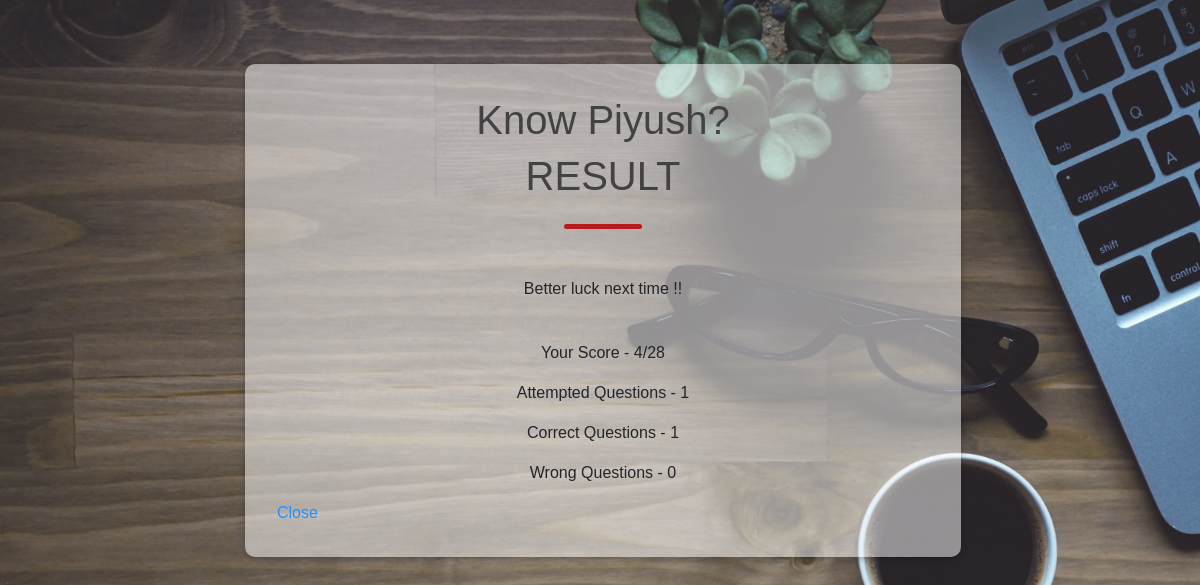
The page /result/57 (signed in) on the database its author committed.
### leaderboard/models.py (models this page shows, shortened)
class leaderboard(models.Model):
	user=models.ForeignKey(User,on_delete=models.CASCADE)
	quiz=models.ForeignKey(quizze,on_delete=models.CASCADE,null=True)
	correct_qus=models.IntegerField()
	wrong_qus=models.IntegerField()
	points=models.IntegerField()
	message=models.CharField(max_length=255)
	attempted_qus=models.IntegerField()

### quiz/models.py (models this page shows)
class quizze(models.Model):
	title=models.CharField(max_length=255)
	time=models.IntegerField()
	ques=models.ManyToManyField(question)
	def __str__(self):
		return self.title

### mcq_v2/views.py (the view)
# urls.py: path('result/<int:id>',result,name="result"),
@login_required
def result(request,id):
	if request.user.is_authenticated:
		obj=lb.objects.get(pk=id)
		totalQ=obj.quiz.ques.all().count()
		context={
			"lb":obj,
			"totalQ":totalQ*4,
		}
	return render(request,'test/result.html',context)

### templates/test/result.html (shortened to what this page needs)
<!DOCTYPE html>
<html lang="en">
<head>
    {% load static %}
    <link href="https://maxcdn.bootstrapcdn.com/font-awesome/4.7.0/css/font-awesome.min.css" rel="stylesheet" >
    <link href="{% static 'assets/css/bootstrap.min.css' %}" rel="stylesheet">
    <link href="{% static 'assets/css/mdb.min.css' %}" rel="stylesheet">
    <link href="{% static 'assets/css/animate.css' %}" rel="stylesheet">
    <link href="{% static 'assets/css/Homepage.css' %}" rel="stylesheet">
</head>
<body class="fixed-sn animated fadeIn">
  <div class="container" id="dione">
    <main class="container animated fadeIn">
      <div class="row">
        <div class="col-lg-2 col-md-2"></div>
        <div class="col-lg-10 col-md-10 col-sm-12 col-xs-12">
           <div class="jumbotron">
              <h1 class="h1-responsive" align="center">{{lb.quiz}}</h1>
              <h1 class="h1-responsive" align="center">RESULT</h1>
              <hr>
                <p align="center"> {{lb.message}} </p>
                <br>
                <p align="center">Your Score - {{lb.points}}/{{totalQ}} </p>
                <p align="center">Attempted Questions - {{lb.attempted_qus}}</p>
                <p align="center">Correct Questions - {{lb.correct_qus}}</p>
                <p align="center">Wrong Questions - {{lb.wrong_qus}}</p>
                <a onClick="window.close()" style="color:dodgerblue;">Close</a>
           </div>
        </div>
      </div>
    </main>
  </div>
</body>
</html>

### static_mcq/assets/css/Homepage.css (style rules this page uses)
.jumbotron { background-color: rgba(255,255,255,0.5); margin-top: 4rem; margin-bottom: 8rem; width: 80%; border-radius: 10px; }
h1 { color: #424242; }
hr { width: 12%; height: 5px; margin-right: auto; margin-left: auto; margin-top: 1.5rem; margin-bottom: 3rem; background-color: #b71c1c; color: #b71c1c; border: none; border-radius: 4px; }

### static_mcq/assets/css/style.css (style rules this page uses)
body { background: url("../img/laptop_cup_glasses_plant_114948_1920x1080.jpg") no-repeat center center; -webkit-background-size: cover; -moz-background-size: cover; -o-background-size: cover; background-size: cover; background-attachment: fixed; font-family: 'Quicksand',sans-serif; }
.animated.fadeIn { animation-delay: 0.3s; transition: 0.5 ease; }

### templates/test/result.html (style rules this page uses)
#dione { height: 600px; }

### rows shown on the page
leaderboard: quiz "Know Piyush?", message "Better luck next time !!", points "4", attempted_qus "1", correct_qus "1", wrong_qus "0"

### other values the page prints
{{ totalQ }} "28"
